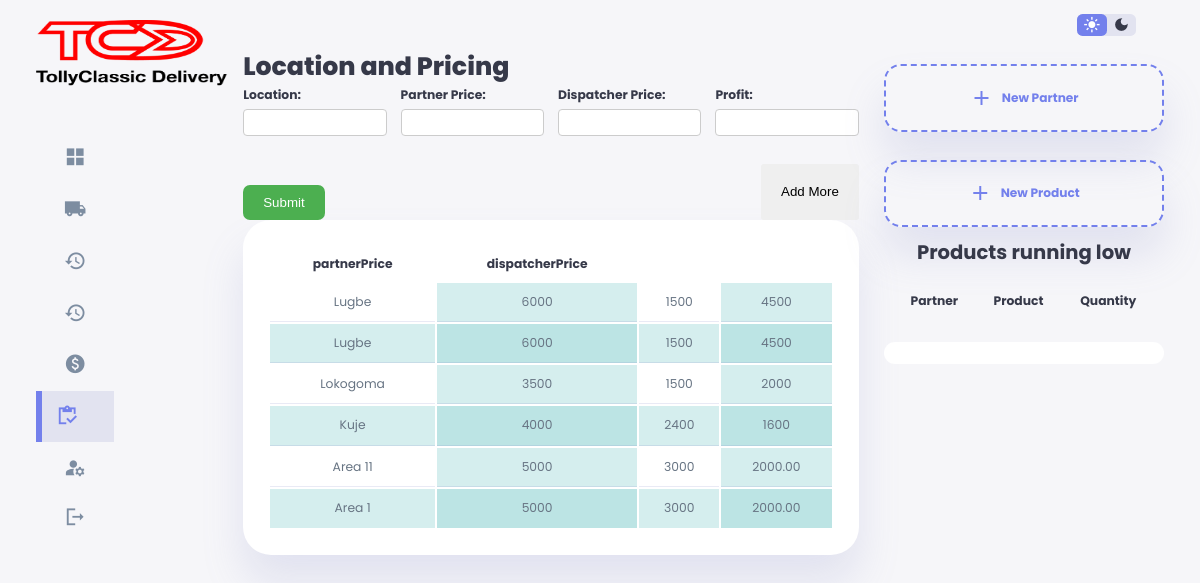
/abojuto/ninan.php, run on the app's committed database.
### tables this page shows
CREATE TABLE `ninawo` (
  `id` int(11) NOT NULL,
  `location` varchar(100) NOT NULL,
  `partnerPrice` varchar(100) NOT NULL,
  `dispatcherPrice` varchar(100) NOT NULL,
  `profit` varchar(100) NOT NULL,
  `date` timestamp NOT NULL DEFAULT current_timestamp() ON UPDATE current_timestamp()
);

### abojuto/ninan.php (the view, shortened to what this page needs)
<!DOCTYPE html>
<html lang="en">
<head>
    <link rel="stylesheet" href="css/styls.css">
</head>
<body>
    <div class="container">
        <aside>
            <div class="top">
                <div class="logo">
                    <img src="./images/logo.png">
                </div>
            </div>
            <div class="sideBar">
                <a href="index.php">
                    <span class="material-icons-sharp">grid_view</span>
                </a>
                <a href="records.php">
                    <span class="material-icons-sharp">local_shipping</span>
                </a>
                <a href="sisanwo.php">
                    <span class="material-icons-sharp">history</span>
                </a>
                <a href="sisanwokeji.php">
                    <span class="material-icons-sharp">history</span>
                </a>
                <a href="inawo.php">
                    <span class="material-icons-sharp">paid</span>
                </a>
                <a href="ninan.php" class="active">
                    <span class="material-icons-sharp">inventory</span>
                </a>
                <a href="newUser.php">
                    <span class="material-icons-sharp">manage_accounts</span>
                </a>
                <a href="../logout.php">
                    <span class="material-icons-sharp">logout</span>
                </a>
            </div>
        </aside>
        <main>
            <div class="recent-sales">
                <h1>Location and Pricing</h1>
                <form class="five-column-form" action="ninawowole.php" method="POST">
                    <div id="fields-container">
                        <div class="field-container">
                            <div class="field-group">
                                <label for="location">Location:</label>
                                <input type="text" name="location[]" required>
                            </div>
                            <div class="field-group">
                                <label for="partnerPrice">Partner Price:</label>
                                <input type="text" name="partnerPrice[]" required>
                            </div>
                            <div class="field-group">
                                <label for="dispatcherPrice">Dispatcher Price:</label>
                                <input type="text" name="dispatcherPrice[]" required>
                            </div>
                            <div class="field-group">
                                <label for="profit">Profit:</label>
                                <input type="text" name="profit[]" required>
                            </div>
                        </div>
                    </div>
                    <div class="button-container">
                        <div class="job">
                            <input type="submit" value="Submit">
                        </div>
                        <button type="button" class="add-button" onclick="addDataField()">Add More</button>
                    </div>
                </form>
                <table style="width: 100%;">
                    <thead>
                        <tr>
                            <th>partnerPrice</th>
                            <th>dispatcherPrice</th>
                        </tr>
                    </thead>
                    <tbody id="table-body">
                        <?php
        require '../config.php';
        $query = mysqli_query($conn, "SELECT location, partnerPrice, dispatcherPrice, profit FROM ninawo ORDER BY location DESC");
        while ($row = mysqli_fetch_array($query)) {
            $location = $row['location'];
            $partnerPrice = $row['partnerPrice'];
            $dispatcherPrice = $row['dispatcherPrice'];
            $profit = $row['profit'];
        ?>
                        <tr>
                            <td><?php echo htmlspecialchars($location); ?></td>
                            <td><?php echo htmlspecialchars($partnerPrice); ?></td>
                            <td><?php echo htmlspecialchars($dispatcherPrice); ?></td>
                            <td><?php echo htmlspecialchars($profit); ?></td>
                        </tr>
                        <?php } ?>
                    </tbody>
                </table>
            </div>
        </main>
        <div class="right">
            <div class="top">
                <div class="theme-toggler">
                    <span id="light-mode-icon" class="material-icons-sharp active">light_mode</span>
                    <span id="dark-mode-icon" class="material-icons-sharp">dark_mode</span>
                </div>
            </div>
            <div class="sales-analytics">
                <a href="newalabasepo.php">
                    <div class="item add-product">
                        <div>
                            <span class="material-icons-sharp">add</span>
                            <h3>New Partner</h3>
                        </div>
                    </div>
                </a>
                <a href="ojatitun.php">
                    <div class="item add-product">
                        <div>
                            <span class="material-icons-sharp">add</span>
                            <h3>New Product</h3>
                        </div>
                    </div>
                </a>
                <span>
                    <center>
                        <h2>Products running low</h2>
                    </center>
                </span>
                <table style="width: 100%;">
                    <thead>
                        <tr>
                            <th>Partner</th>
                            <th>Product</th>
                            <th>Quantity</th>
                        </tr>
                    </thead>
                </table>
                <div class="item-online">
                    <div class="right">
                        <table style="width: 100%;" class="due_client">
                        </table>
                    </div>
                </div>
            </div>
        </div>
    </div>
</body>
</html>

### abojuto/ninan.php (style rules this page uses)
table, th, td { padding: 8px; }
tr:nth-child(even) { background-color: rgba(150, 212, 212, 0.4); }
td:nth-child(even) { background-color: rgba(150, 212, 212, 0.4); }

### data on the page
ninawo: location "Lugbe", partnerPrice "6000", dispatcherPrice "1500", profit "4500"
ninawo: location "Lugbe", partnerPrice "6000", dispatcherPrice "1500", profit "4500"
ninawo: location "Lokogoma", partnerPrice "3500", dispatcherPrice "1500", profit "2000"
ninawo: location "Kuje", partnerPrice "4000", dispatcherPrice "2400", profit "1600"
ninawo: location "Area 11", partnerPrice "5000", dispatcherPrice "3000", profit "2000.00"
ninawo: location "Area 1", partnerPrice "5000", dispatcherPrice "3000", profit "2000.00"
